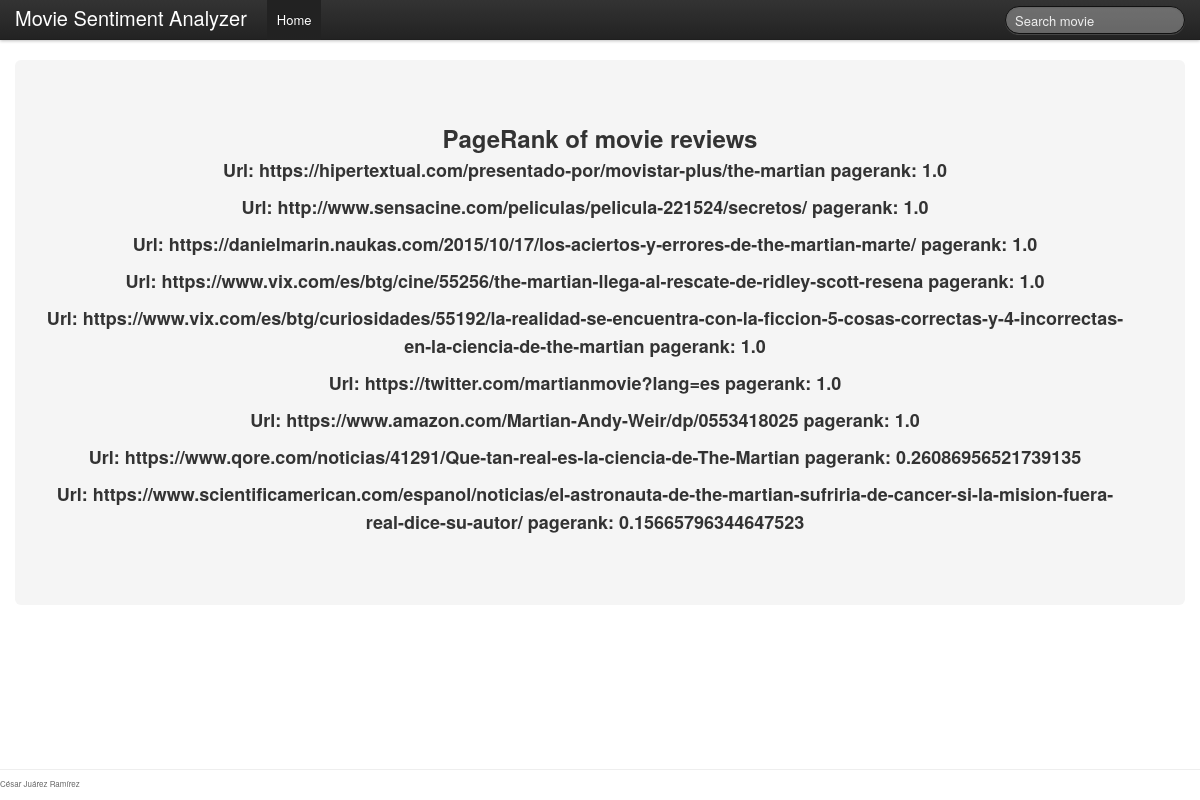
/pg-rank/21/, run on the app's committed database.
### sentiment_analyzer/models.py (models this page shows)
class Page(models.Model):
    searchterm = models.ForeignKey(SearchTerm, related_name='pages', on_delete=models.SET_NULL, null=True, blank=True)
    url = models.URLField(default='', blank=True)
    title = models.CharField(max_length=255)
    depth = models.IntegerField(null=True, default=-1)
    html = models.TextField(blank=True, default='')
    review = models.BooleanField(default=False)
    rank = models.FloatField(null=True, default=1)
    content = models.TextField(blank=True, default='')
    sentiment = models.IntegerField(null=True, default=100)

### sentiment_analyzer/views.py (the view, shortened to what this page needs)
# urls.py: path('pg-rank/<int:pk>/', views.pgrank_view, name='pgrank_view'),
def pgrank_view(request, pk):
    context = {}
    get_data = request.GET
    scrape = get_data.get('scrape', 'False')
    s = SearchTerm.objects.get(id=pk)
    links = s.links.all()
    if len(links) == 0:
        context['no_links'] = True
        return render_to_response(
            'movie_reviews/pg-rank.html', RequestContext(request, context))
    pg_rank(pk)
    pages_ordered = s.pages.all().filter(review=True).order_by('-rank')
    context['pages'] = pages_ordered
    return render(request, 'movie_reviews/pg-rank.html', context)

### templates/movie_reviews/pg-rank.html
{% extends "movie_reviews/base.html" %}
{% block content %}
<h2 align = Center>PageRank of movie reviews</h2>
{% if no_links %}
 <p align = Center><strong> No data links available. Please scrape movie links before proceed. </strong></p>
{% else %}
<section id="gridSystem">
{% for page in pages %}
<div class="row show-grid">
	<p align = Center><strong> Url: {{ page.url }} pagerank: {{ page.rank }} </strong></p>
</div>
{% endfor %}
</section>
{% endif %}
{% endblock content %}

### templates/movie_reviews/base.html (shortened to what this page needs)
<!DOCTYPE html>
<html lang="en">
  <head>
    {% load static %}
    {% block stylesheets %}
        <link href="{% static 'css/bootstrap.css' %}" rel="stylesheet">
        <link href="{% static 'css/bootstrap-responsive.css' %}" rel="stylesheet">
    {% endblock stylesheets %}
  </head>
  <body>
    {% block header %}
        <div class="navbar navbar-fixed-top">
          <div class="navbar-inner">
            <div class="container">
              <a class="brand" href="/about">Movie Sentiment Analyzer</a>
              <div class="nav-collapse">
                <ul class="nav">
                  <li class="active"><a href="/">Home</a></li>
                </ul>
              </div>
                <form class="navbar-search pull-right" action="" method="POST">
                  <input class="search-query span2" type="search" name="query"
                      placeholder="{% if query %}{{ query }}{% else %}Search movie{% endif %}">
                </form>
             </div>
            </div>
          </div>
    {% endblock header %}
    <div class="container">
        <div class="hero-unit">
            {% block content %}{% endblock content %}
            {% block footer %}
                <section id="footer">
                     César Juárez Ramírez
                </section>
            {% endblock footer %}
        </div>
    </div>
  </body>
</html>

### templates/movie_reviews/base.html (style rules this page uses)
body { padding-top: 60px; padding-bottom: 40px; }

### data on the page
Page: url "https://hipertextual.com/presentado-por/movistar-plus/the-martian", rank "1.0"
Page: url "http://www.sensacine.com/peliculas/pelicula-221524/secretos/", rank "1.0"
Page: url "https://danielmarin.naukas.com/2015/10/17/los-aciertos-y-errores-de-the-martian-marte/", rank "1.0"
Page: url "https://www.vix.com/es/btg/cine/55256/the-martian-llega-al-rescate-de-ridley-scott-resena", rank "1.0"
Page: url "https://www.vix.com/es/btg/curiosidades/55192/la-realidad-se-encuentra-con-la-ficcion-5-cosas-correctas-y-4-incorrectas-en-la-ciencia-de-the-martian", rank "1.0"
Page: url "https://twitter.com/martianmovie?lang=es", rank "1.0"
Page: url "https://www.amazon.com/Martian-Andy-Weir/dp/0553418025", rank "1.0"
Page: url "https://www.qore.com/noticias/41291/Que-tan-real-es-la-ciencia-de-The-Martian", rank "0.26086956521739135"
Page: url "https://www.scientificamerican.com/espanol/noticias/el-astronauta-de-the-martian-sufriria-de-cancer-si-la-mision-fuera-real-dice-su-autor/", rank "0.15665796344647523"
